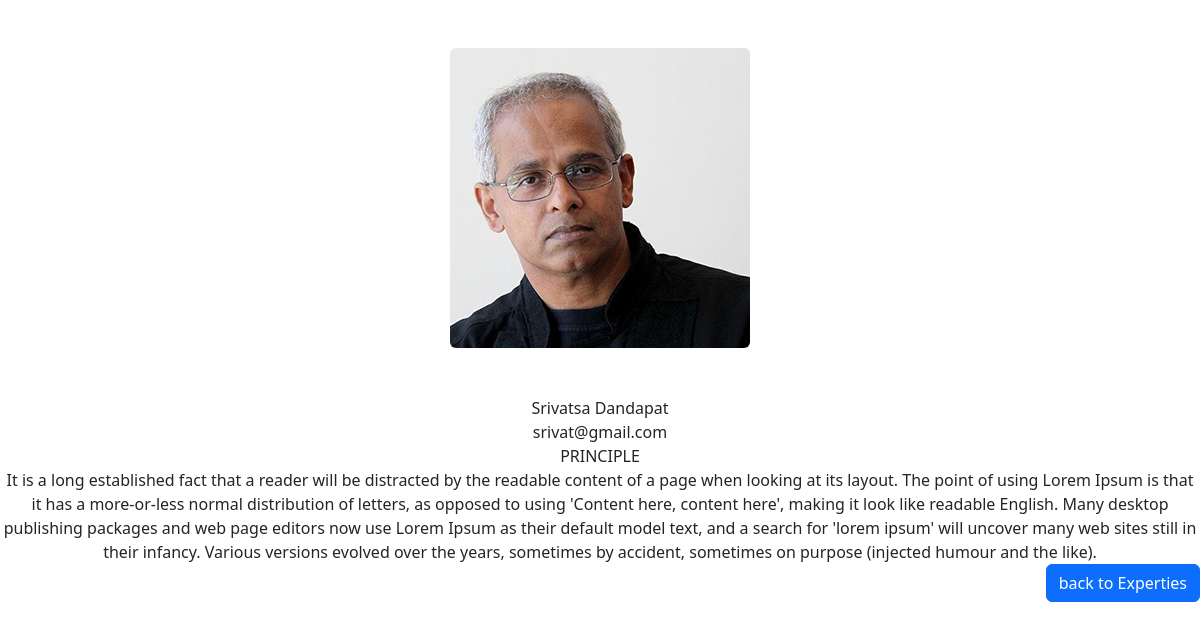
The page /dprinc/1/ on the database its author committed.
### mysite/models.py (models this page shows, shortened)
class all_experties_prince(models.Model):
    firstname=models.CharField(max_length=20)
    lastname=models.CharField(max_length=20)
    designation=models.CharField(max_length=200)
    email=models.EmailField(max_length=20,unique=True)
    image=models.ImageField(upload_to='images')
    message = models.CharField(max_length=1000)

### dprinc/views.py (the view)
# urls.py: path('<int:pk>/',princviews.princ_experties,name='princ_experties')
def princ_experties(request,pk):
    princ_obj=get_object_or_404(all_experties_prince,pk=pk)
    princ_data={
        'princexperties':princ_obj
    }
    return render(request,'princ_experties.html',princ_data)

### mysite/templates/princ_experties.html (shortened to what this page needs)
<!DOCTYPE html>
<html lang="en">
<head>
    <link href="https://cdn.jsdelivr.net/npm/bootstrap@5.3.2/dist/css/bootstrap.min.css" rel="stylesheet">
</head>
<div  class="text-center">
        <img src="{{princexperties.image.url }}" class="rounded m-5" alt="faculty">
      <p class="card-text m-0">{{princexperties.firstname }} {{princexperties.lastname}}</p>
      <p class="card-text m-0">{{princexperties.email}}</p>
      <p class="card-text m-0">{{princexperties.designation}}</p>
      <p class="card-text m-0"> It is a long established fact that a reader will be distracted
         by the readable content of a page when looking at its layout. The point of using Lorem
          Ipsum is that it has a more-or-less normal distribution of letters, as opposed to using
           'Content here, content here', making it look like readable English. Many desktop publishing
            packages and web page editors now use Lorem Ipsum as their default model text, and a search
             for 'lorem ipsum' will uncover many web sites still in their infancy. Various versions
              evolved over the years, sometimes by accident, sometimes
        on purpose (injected humour and the like).</p>
        <a href="{% url 'experties' %}" class="btn btn-primary" style="float: right;">back to Experties</a>
    </div>
</body>
</html>

### rows shown on the page
all_experties_prince: image (picture), firstname "Srivatsa", lastname "Dandapat", email "srivat@gmail.com", designation "PRINCIPLE"
